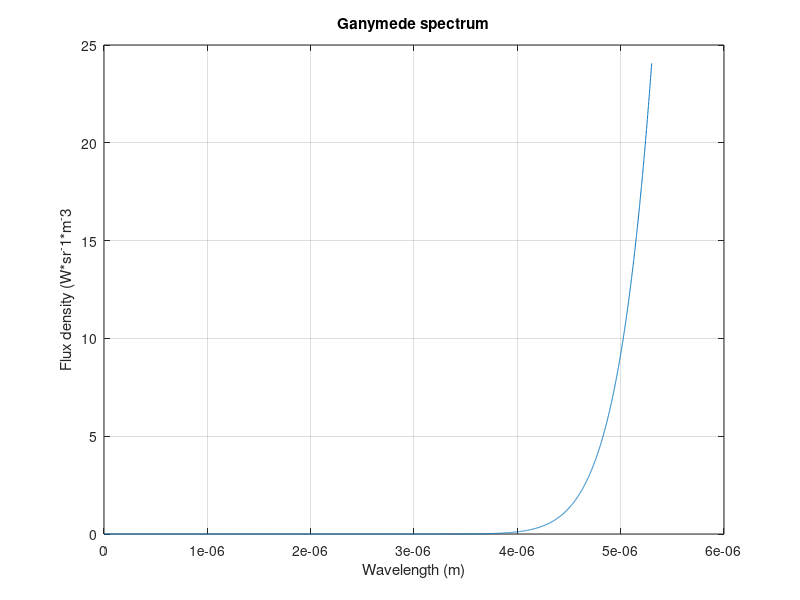
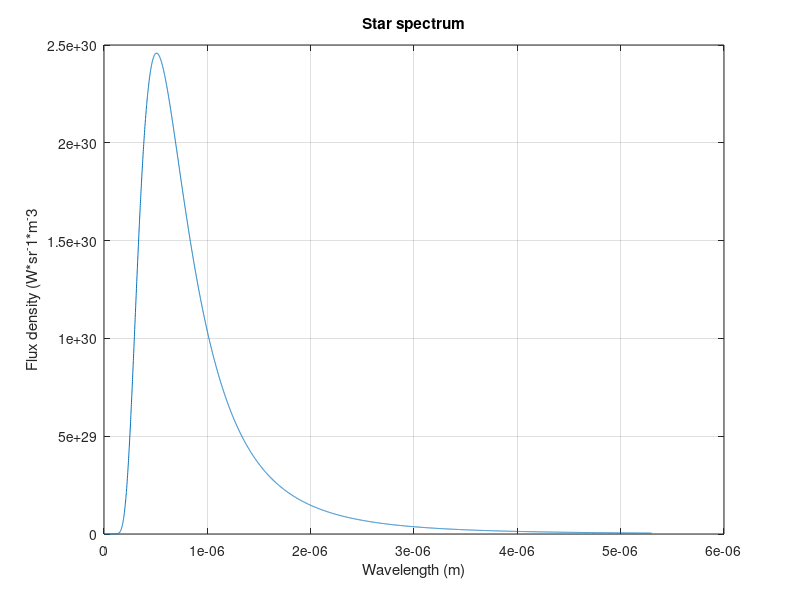
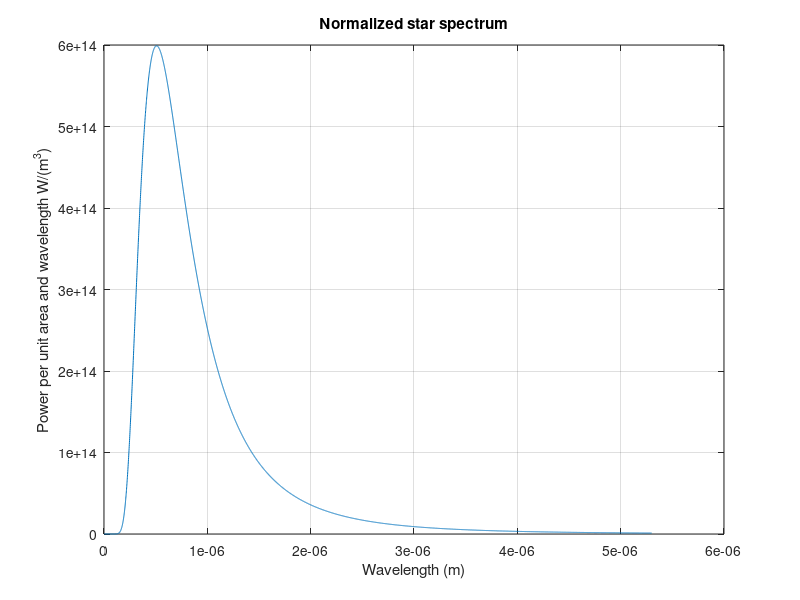

These figures' MATLAB source, in order:
% 2023-02-25 Oscar Lundin
% Planck function applied to star and Ganymede. Blackbody approximation
% models the reflected flux of each body.

clc;clear;

k = 1.380e-23; % Boltzmann constant Joule/Kelvin
h = 6.62607015e-34; % Planck constant Joule/Hertz
c = 299792458; % Speed of light in vacuum meters/second

% Planck's law for wavelength
B = @(w,T) ((2*h*c^2)/(w^5))*(1/(exp(h*c/(w*k*T))-1));% w is wavelength, T is temperature in kelvin.

Tstar = 5700; % Assumed effective temperature of star GSPC P330-E (a G2V star).
Tgan = 130; % Assumed effective temperature of Ganymede.

% Wavelength range
wmin = 0;
wmax = 5.3e-6;

%% Iterate vectors

spectGanymede = [];
spectStar = [];

for t = wmin:0.001e-6:wmax
    spectGanymede = [spectGanymede; B(t,Tgan)];
    spectStar = [spectStar; B(t,Tstar)];
end

figure(1)
plot((wmin:0.001e-6:wmax)', spectGanymede) 
title('Ganymede spectrum')
xlabel('Wavelength (m)')
ylabel('Flux density (W*sr^-1*m^-3')
grid on

spectStar = spectStar*10^26*10^-9;
figure(2)
plot((wmin:0.001e-6:wmax)', spectStar) 
title('Star spectrum')
xlabel('Wavelength (m)')
ylabel('Flux density (W*sr^-1*m^-3')
grid on

% %% Normalize for distance
% 
% % r = 2631.2e3; % radius of Ganymede (NASA)
% % l = 740.699267e9; % distance Sun-Jupiter
% % 
% % thetaMax = atan(r/l);
% % solidAng = 2*pi*(1-cos(thetaMax)); % Approximate solid angle of Ganymede in relation to sun.
% % 
% % spectStarNorm = (solidAng/(4*pi))*spectStar;
% 
% Lsun2jup = 740.699267e9;  %Planetviewer
% Lsunradius = 695700e3; % International Astronomical Union standard
% solidAngSun = 1/(Lsunradius)^2;
% spectStarSolidAng
% spectStarNorm = spectStar*(Lsunradius/Lsun2jup)^2;
% figure(3)
% plot((wmin:0.001e-6:wmax)', spectStarNorm) 
% title('Normalized star spectrum')
% xlabel('Wavelength (m)')
% ylabel('Flux density (W*sr^-1*m^-3')
% grid on
% 
% 
% 

%% New normalization

Lsun2jup = 740.699267e9;  %Planetviewer
Lsunradius = 695700e3; % International Astronomical Union standard

areaSun = (4*pi*Lsunradius^3)/3;
areaSphereGan = (4*pi*Lsun2jup^3);


totalPowerPerUnitArea = spectStar*(areaSun/areaSphereGan)*(Lsunradius/Lsun2jup)^2;

figure(3)
plot((wmin:0.001e-6:wmax)', totalPowerPerUnitArea) 
title('Normalized star spectrum')
xlabel('Wavelength (m)')
ylabel('Power per unit area and wavelength W/(m^3)');
grid on








